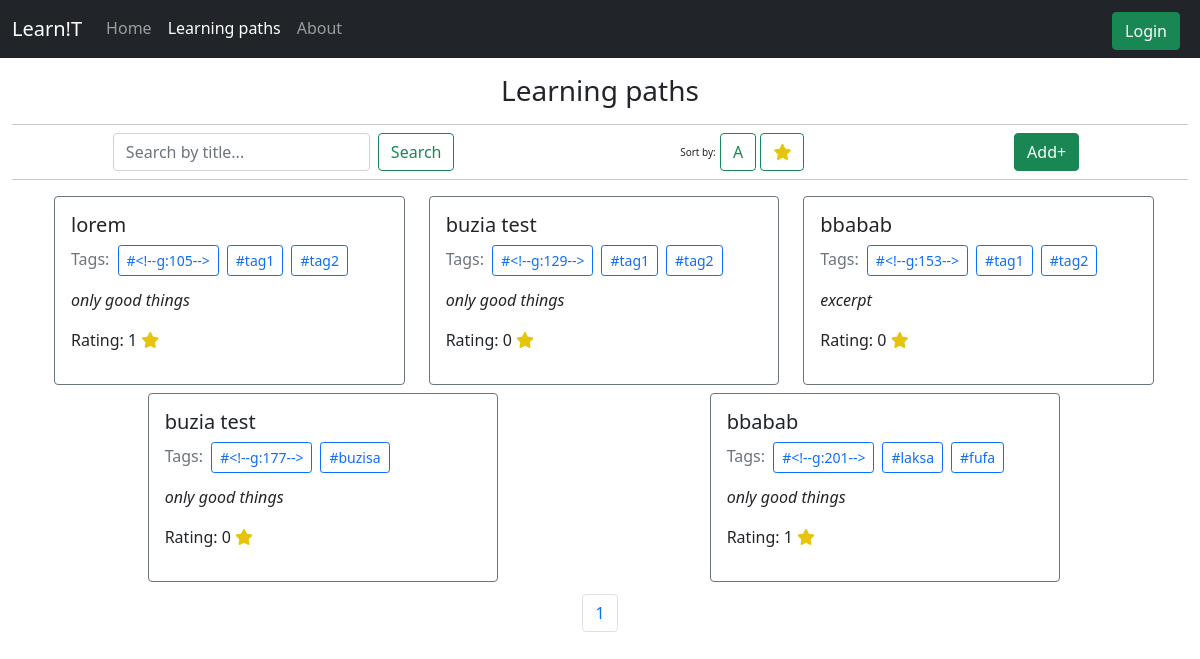
Screenshot of /learning-paths with the database file from the repository.
### tables this page shows
CREATE TABLE lpaths (
    id INTEGER PRIMARY KEY AUTOINCREMENT,
    title TEXT NOT NULL,
    tags TEXT,
    excerpt TEXT,
    body TEXT,
    rating INTEGER DEFAULT 0,
    isActive INTEGER DEFAULT 0,
    voted TEXT DEFAULT "",
    userId INTEGER,
    FOREIGN KEY(userId) REFERENCES users(id)
);

### app.py (the view, shortened to what this page needs)
@app.route('/learning-paths', methods=['GET'])
def learningPaths():
    active = [0, 1, 0]
    tag = request.args.get('tag')
    page = request.args.get('page')
    if page:
        page = int(page)
    search = request.args.get('search')
    if not page:
        page = 1
    sortBy = request.args.get('sortBy')  # rating, alpha
    limit = 6
    with sqlite3.connect(_DB) as conn:
        cur = conn.cursor()
        count = int(cur.execute(
            "SELECT COUNT(*) FROM lpaths;").fetchall()[0][0])
        pages = 0
        if((count % limit) > 0):
            pages = int(count/limit)+1
        else:
            pages = int(count/limit)
        if(tag):
            lpaths = cur.execute(
                "SELECT * FROM lpaths WHERE tags LIKE ?;", ("%"+tag+"%",)).fetchall()
            return render_template("learning-paths.html", active=active, paths=lpaths, pages=0, tag=tag)
        if(search):
            lpaths = cur.execute(
                "SELECT * FROM lpaths WHERE title LIKE ? ORDER BY id DESC LIMIT ?;", ("%"+search+"%", limit,)).fetchall()
            return render_template("learning-paths.html", active=active, paths=lpaths, tag='x')
        if(page):
            lpaths = cur.execute(
                "SELECT * FROM lpaths ORDER BY id DESC LIMIT ? OFFSET ?;", (limit, (page-1)*limit)).fetchall()
            return render_template("learning-paths.html", active=active, paths=lpaths, pages=pages)
        lpaths = cur.execute(
            "SELECT * FROM lpaths ORDER BY id DESC LIMIT ?;", (limit,)).fetchall()
        if not lpaths:
            active = [0, 0, 0]
            return render_template('errorpage.html', active=active)
    return render_template("learning-paths.html", active=active, paths=lpaths, pages=pages)

### templates/learning-paths.html (shortened to what this page needs)
{% extends "layout.html" %} {% block title %} Learning paths {% endblock %} {%
block main %}
<div class="text-center">
  <h3 style="margin-bottom: 0rem">
    Learning paths
    <hr class="mb-0" />
  </h3>
</div>
<div class="d-flex justify-content-around align-items-center">
  <div class="d-flex me-4">
    <input
      type="text"
      id="search"
      class="form-control me-2"
      placeholder="Search by title..."
    />
    <button class="btn btn-outline-success" type="" onclick="Search()">
      Search
    </button>
  </div>
  <div>
    <span class="font-weight-light registertip">Sort by:</span>
    <button
      class="btn btn-outline-success"
      id="byAlpha"
      type=""
      onclick="byAlpha()"
    >
      A
    </button>
    <button
      class="btn btn-outline-success"
      id="byRating"
      type=""
      onclick="byRating()"
    >
      <i class="fa-solid fa-star" style="color: rgb(230, 196, 9)"></i>
    </button>
  </div>
  <div class="d-flex justify-content-end">
    <a href="/new"
      ><button class="btn btn-success m-2" type="submit" id="">Add+</button></a
    >
  </div>
</div>
<hr class="m-0 mb-1" />
<div class="container-lg justify-content-center">
  <div class="row p-2">
    {%if paths %} {%for path in paths%}
    <div class="col-md-4 container-fluid justify-content-center">
      <div
        class="card border-secondary w-100 m-1"
        name="card"
        onclick="window.location='./path?id={{path[0]}}';"
        style="width: 18rem"
      >
        <div class="card-body">
          <h5 class="card-title" id="title">{{path[1]}}</h5>
          <h6 class="card-subtitle mb-2 text-muted" id="tags">
            Tags: <span name="tags">{{path[2]}}</span>
          </h6>
          <p class="card-text fst-italic">{{path[3]}}</p>
          <p>
            Rating: {{path[5]}}
            <i class="fa-solid fa-star" style="color: rgb(230, 196, 9)"></i>
          </p>
        </div>
      </div>
    </div>
    {%endfor%} {%else%}
    <h1 class="container text-center mt-5">Found nothing</h1>
    {%endif%}
  </div>
  <div class="d-flex justify-content-around align-items-center">
    <nav aria-label="Page navigation example" class="align-items-center">
      <ul class="pagination">
        {%if sortBy %} {%for i in range(pages)%}
        <li class="page-item">
          <a
            class="page-link"
            href="/learning-paths?page={{i+1}}&sortBy={{sortBy}}"
            >{{i+1}}</a
          >
        </li>
        {%endfor%} {%elif tag %} {%else%} {%for i in range(pages)%}
        <li class="page-item">
          <a class="page-link" href="/learning-paths?page={{i+1}}">{{i+1}}</a>
        </li>
        {%endfor%} {%endif%}
      </ul>
    </nav>
  </div>
</div>
{% endblock %}

### templates/layout.html (shortened to what this page needs)
<!DOCTYPE html>
<html lang="en">
  <head>
    <link
      href="https://cdn.jsdelivr.net/npm/bootstrap@5.1.3/dist/css/bootstrap.min.css"
      rel="stylesheet"
    />
    <link href="/static/styles.css" rel="stylesheet" />
  </head>
  <body>
    <nav class="navbar navbar-expand-sm navbar-dark bg-dark">
      <div class="container-fluid">
        <a class="navbar-brand nav-item" href="/">Learn!T</a>
        <div
          class="offcanvas bg-dark navbar-dark offcanvas-end"
          tabindex="-1"
          id="offcanvasNavbar"
          aria-labelledby="offcanvasNavbarLabel"
        >
          <div class="offcanvas-body">
            {%if session['user_id']%}
            <ul class="navbar-nav navbar-dark bg-dark flex-grow-1 pe-3">
              <li class="nav-item">
                {%if active[0]%}
                <a class="nav-link active" aria-current="page" href="/">Home</a>
                {%else%}
                <a class="nav-link" href="/">Home</a>
                {%endif%}
              </li>
              <li class="nav-item">
                {%if active[1]%}
                <a
                  class="nav-link active"
                  href="/learning-paths"
                  aria-current="page"
                  >Learning paths</a
                >
                {%else%}
                <a class="nav-link" href="/learning-paths">Learning paths</a>
                {%endif%}
              </li>
              <li class="nav-item">
                {%if active[2]%}
                <a class="nav-link active" href="/about" aria-current="page"
                  >About</a
                >
                {%else%}
                <a class="nav-link" href="/about">About</a>
                {%endif%}
              </li>
            </ul>
            <form class="d-flex">
              <a
                class="btn btn-success me-2 mt-1"
                type="button"
                href="/account"
              >
                Account
              </a>
              <a
                class="btn btn-outline-success me-2 mt-1"
                type="button"
                href="/logout"
              >
                Log out
              </a>
            </form>
            {%else%}
            <ul class="navbar-nav navbar-dark bg-dark flex-grow-1 pe-3">
              <li class="nav-item">
                {%if active[0]%}
                <a class="nav-link active" aria-current="page" href="/">Home</a>
                {%else%}
                <a class="nav-link" href="/">Home</a>
                {%endif%}
              </li>
              <li class="nav-item">
                {%if active[1]%}
                <a
                  class="nav-link active"
                  href="/learning-paths"
                  aria-current="page"
                  >Learning paths</a
                >
                {%else%}
                <a class="nav-link" href="/learning-paths">Learning paths</a>
                {%endif%}
              </li>
              <li class="nav-item">
                {%if active[2]%}
                <a class="nav-link active" href="/about" aria-current="page"
                  >About</a
                >
                {%else%}
                <a class="nav-link" href="/about">About</a>
                {%endif%}
              </li>
            </ul>
            <form class="d-flex">
              <a class="btn btn-success me-2 mt-1" type="button" href="/login">
                Login
              </a>
            </form>
            {%endif%}
          </div>
        </div>
      </div>
    </nav>
    <main class="container-fluid py-3">{% block main %}{% endblock %}</main>
  </body>
</html>

### static/styles.css (style rules this page uses)
.registertip { font-size: x-small; text-decoration: none; }
[name=card] { cursor: pointer; }

### rows the page displays
lpaths: title "lorem", excerpt "only good things", rating "1"
lpaths: title "buzia test", excerpt "only good things", rating "0"
lpaths: title "bbabab", excerpt "excerpt", rating "0"
lpaths: title "buzia test", excerpt "only good things", rating "0"
lpaths: title "bbabab", excerpt "only good things", rating "1"

### other values shown
{{ i+1 }} "1"
